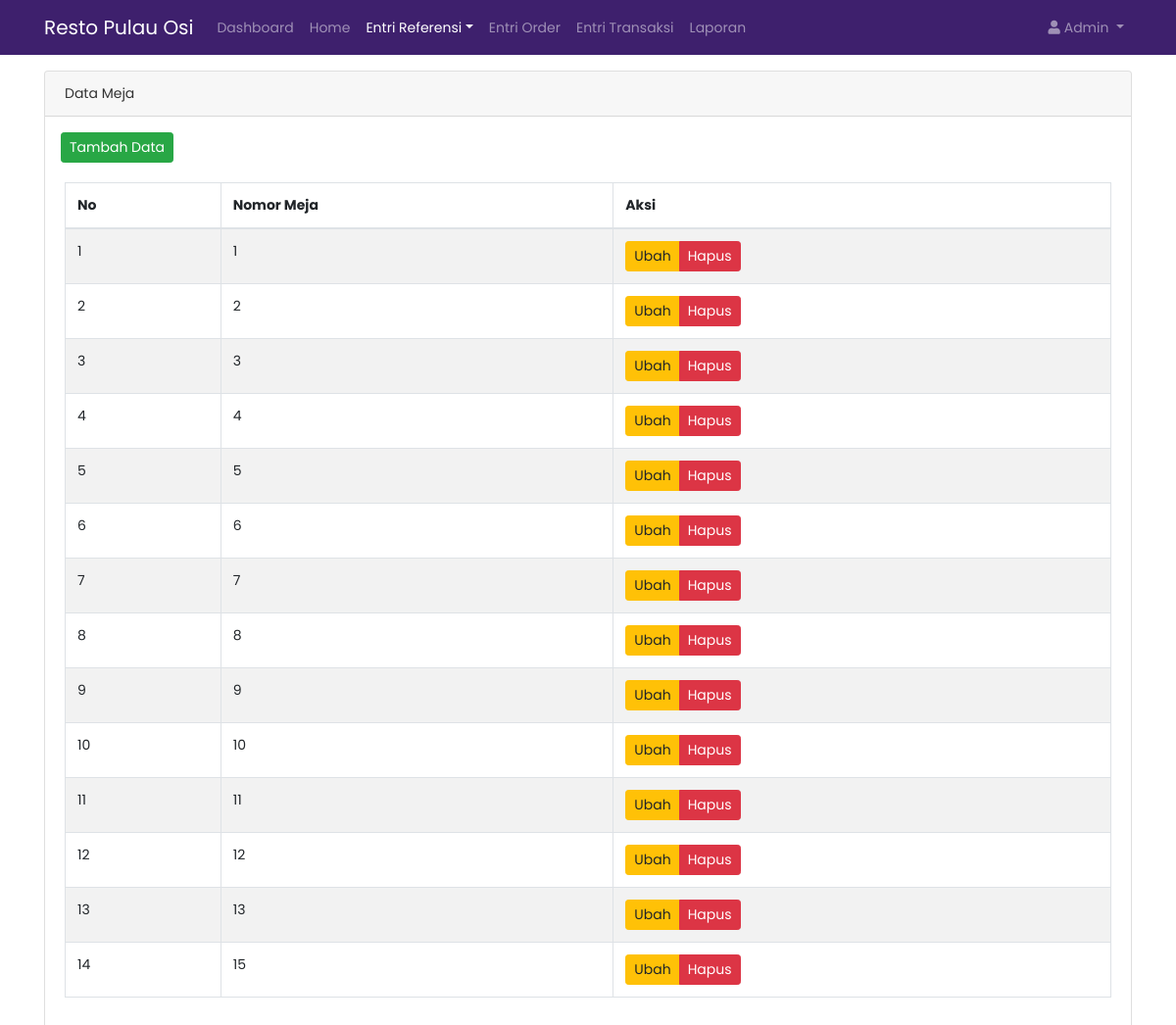
/dashboard/index.php?nomeja (signed in), run on the app's committed database.
### tables this page shows
CREATE TABLE `tb_meja` (
  `id` int(11) NOT NULL,
  `meja_id` int(11) NOT NULL,
  `status` int(11) NOT NULL
);

### dashboard/admin/data_meja.php (the view, shortened to what this page needs)
<?php
include '../../koneksi.php';
?>
<div class="container mt-3">
    <div class="card">
        <div class="card-header">
            Data Meja
        </div>
        <a href="index.php?tambah_meja"><button class="btn btn-success btn-sm mt-3 ml-3">Tambah Data</button></a>
        <div class="card-body">
            <table class="table table-bordered table-hover table-striped" id="tabel">
                <thead>
                    <tr>
                        <th>No</th>
                        <th>Nomor Meja</th>
                        <th>Aksi</th>
                    </tr>
                </thead>
                <tbody>
                    <?php
                    $i = 1;
                    $sql = mysqli_query($kon, "SELECT * FROM tb_meja");
                    if (mysqli_num_rows($sql) > 0) {
                        while ($data = mysqli_fetch_array($sql)) : ?>
                            <tr>
                                <td><?= $i++; ?></td>
                                <td><?= htmlspecialchars($data['meja_id']) ?></td>
                                <td>
                                    <div class="btn-group">
                                        <a href="index.php?ubah_meja=<?= urlencode($data['meja_id']) ?>" class="btn btn-sm btn-warning">Ubah</a>
                                        <a href="fungsi/hapusMeja.php?meja_id=<?= urlencode($data['meja_id']); ?>" class="btn btn-danger btn-sm" onclick="return confirm('Yakin ingin menghapus meja ini?');">Hapus</a>
                                    </div>
                                </td>
                            </tr>
                        <?php endwhile;
                    } else {
                        echo "<tr><td colspan='4' class='text-center'>Tidak ada data meja</td></tr>";
                    }
                    ?>
                </tbody>
            </table>
        </div>
    </div>
</div>

### dashboard/header.php (shortened to what this page needs)
<!doctype html>
<html lang="en">
<head>
  <link rel="stylesheet" href="https://stackpath.bootstrapcdn.com/bootstrap/4.4.1/css/bootstrap.min.css">
  <link rel="stylesheet" href="assets/css/custom.css">
  <link rel="stylesheet" type="text/css" href="https://cdn.datatables.net/v/bs4/dt-1.10.20/datatables.min.css" />
  <link rel="stylesheet" href="assets/fontawesome-pro/css/all.min.css">
</head>
<body>
  <?php
  $level = isset($_SESSION['level']) ? $_SESSION['level'] : '';
  if ($level == "Admin") {
    $color = "#3e206d";
  } elseif ($level == "Waiter") {
    $color = "#2c7873";
  } elseif ($level == "Kasir") {
    $color = "#527318";
  } else {
    $color = "#D6AD60";
  }
  ?>
  <nav class="navbar navbar-expand-lg navbar-dark" style="background-color: <?= $color ?>;">
    <div class="container">
      <a class="navbar-brand" href="#">
        Resto Pulau Osi
      </a>
      <div class="collapse navbar-collapse" id="navbarSupportedContent">
        <ul class="navbar-nav mr-auto">
          <?php
          if (isset($_GET['home'])) {
            $home = "active";
          } elseif (isset($_GET['dashboard'])) {
            $dash = "active";
          } elseif (isset($_GET['laporan'])) {
            $lap = "active";
          } elseif (isset($_GET['order'])) {
            $or = "active";
          } elseif (isset($_GET['user'])) {
            $us = "active";
          } elseif (isset($_GET['makanan'])) {
            $m = "active";
          } elseif (isset($_GET['minuman'])) {
            $m = "active";
          } elseif (isset($_GET['transaksi'])) {
            $tran = "active";
          } elseif (isset($_GET['nomeja'])) {
            $m = "active";
          } else {
            $home = "active";
          }
          ?>
          <?php if ($level == "Admin"): ?>
            <a class="nav-link nav-item <?= $dash ?>" href="index.php?dashboard">Dashboard <span class="sr-only">(current)</span></a>
            <a class="nav-link nav-item <?= $home ?>" href="index.php">Home <span class="sr-only">(current)</span></a>
            <div class="nav-item dropdown <?= $us ?><?= $m ?>">
              <a class="nav-link dropdown-toggle" href="#" id="navbarDropdownMenuLink" role="button" data-toggle="dropdown">Entri Referensi</a>
            </div>
            <a class="nav-link nav-item <?= $or ?>" href="index.php?order">Entri Order <span class="sr-only">(current)</span></a>
            <a class="nav-link nav-item <?= $tran ?>" href="index.php?transaksi">Entri Transaksi <span class="sr-only">(current)</span></a>
            <a class="nav-link nav-item <?= $lap ?>" href="index.php?laporan">Laporan <span class="sr-only">(current)</span></a>
          <?php elseif ($level == "Waiter"): ?>
            <a class="nav-link nav-item <?= $home ?>" href="index.php">Home <span class="sr-only">(current)</span></a>
            <a class="nav-link nav-item <?= $or ?>" href="index.php?order">Entri Order <span class="sr-only">(current)</span></a>
          <?php endif; ?>
        </ul>
        <ul class="navbar-nav ml-auto">
          <?php if ($_SESSION['level'] == ""): ?>
            <a href="../auth/index.php" class="nav-item btn btn-success">Login</a>
          <?php else: ?>
            <li class="nav-item dropdown">
              <a href="#" class="nav-link dropdown-toggle" data-toggle="dropdown" role="button"><i class="fa fa-user mr-1"></i><?= $_SESSION['level'] ?><span class="mr-1"></span></a>
            </li>
          <?php endif; ?>
        </ul>
      </div>
    </div>
  </nav>

### dashboard/index.php (shortened to what this page needs)
<?php
include 'header.php';
if (isset($_GET['registrasi'])) {
  	include 'admin/registrasi.php';
} elseif (isset($_GET['user'])) {
	include 'admin/data_user.php';
} elseif (isset($_GET['makanan'])) {
	include 'admin/data_makanan.php';
} elseif (isset($_GET['minuman'])) {
	include 'admin/data_minuman.php';
} elseif (isset($_GET['tambah_makanan'])) {
	include 'admin/tambah_makanan.php';
} elseif (isset($_GET['ubah_makanan'])) {
	include 'admin/ubah_makanan.php';
} elseif (isset($_GET['ubah_user'])) {
	include 'admin/ubah_user.php';
} elseif (isset($_GET['order'])) {
	include 'admin/data_order.php';
} elseif (isset($_GET['transaksi'])) {
	include 'admin/transaksi.php';
} elseif (isset($_GET['meja'])) {
	include 'admin/transaksi.php';
} elseif (isset($_GET['dashboard'])) {
	include 'admin/dashboard.php';
} elseif (isset($_GET['laporan'])) {
	include 'admin/laporan.php';
} elseif (isset($_GET['nomeja'])) {
	include 'admin/data_meja.php';
} elseif (isset($_GET['tambah_meja'])) {
	include 'admin/tambah_meja.php';
} elseif (isset($_GET['ubah_meja'])) {
	include 'admin/ubah_meja.php';
} else {
  	include 'admin/index.php';
}
include 'footer.php';
?>

### dashboard/footer.php (shortened to what this page needs)
  </body>
</html>

### dashboard/assets/css/custom.css (style rules this page uses)
body { font-size: .875rem; font-family: 'Poppins', sans-serif; background-color: #fff; color: #333; }

### data on the page
tb_meja: meja "1"
tb_meja: meja "2"
tb_meja: meja "3"
tb_meja: meja "4"
tb_meja: meja "5"
tb_meja: meja "6"
tb_meja: meja "7"
tb_meja: meja "8"
tb_meja: meja "9"
tb_meja: meja "10"
tb_meja: meja "11"
tb_meja: meja "12"
tb_meja: meja "13"
tb_meja: meja "15"

### other printed values
$_SESSION['level'] "Admin"
